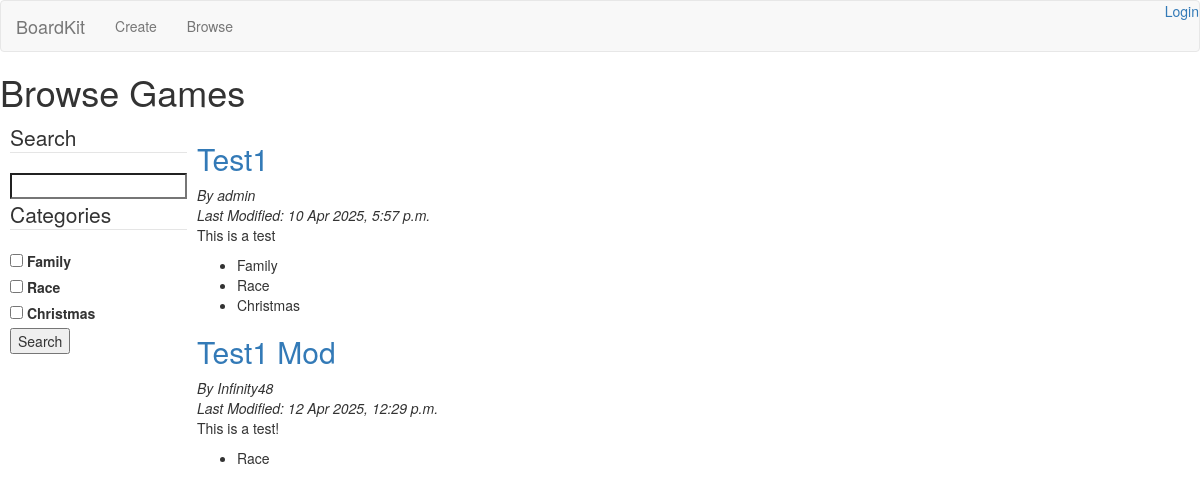
/browse/, run on an earlier commit of the app's database.
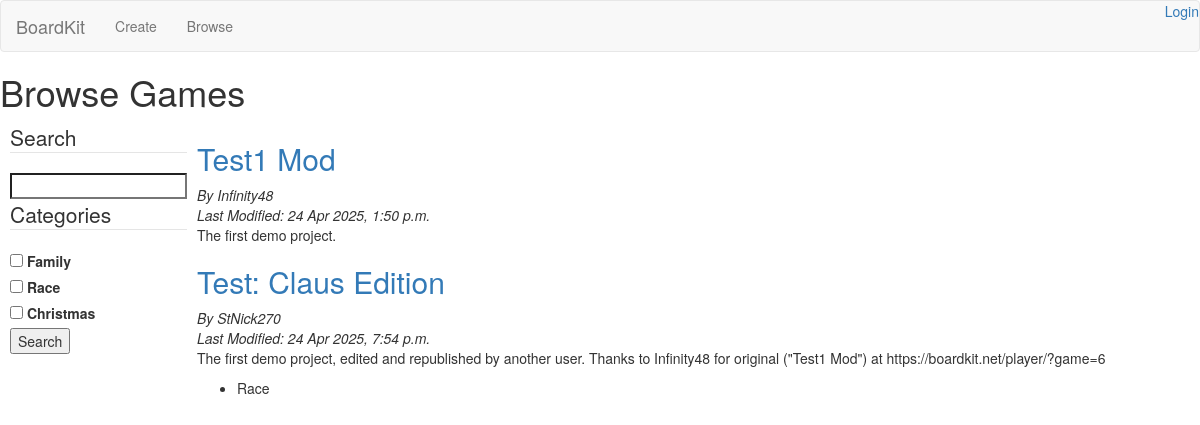
And on a later commit of the database.
### boardkitbackend/api/models.py (models this page shows)
class Category(models.Model):
    name = models.CharField(max_length=20)

class Game(models.Model):
    creator = models.ForeignKey(User,
                                related_name="games",
                                on_delete=models.CASCADE) # User's games should be deleted upon their account being
    name = models.CharField(max_length=50)
    description = models.CharField(max_length=500)
    creation_date = models.DateTimeField(auto_now_add=True, editable=False)
    modification_date = models.DateTimeField(auto_now=True)
    published = models.BooleanField(default=False)
    format_version = models.IntegerField(default=4)
    board = models.JSONField()
    rules = models.JSONField()
    players = models.JSONField()
    categories = models.ManyToManyField(Category, blank=True, related_name="games_in_category")

### frontend/views.py (the view)
# urls.py: path("browse/", views.BrowseView.as_view(), name="browse"),
class BrowseView(TemplateView):
    template_name = 'frontend/browse.html'
    extra_context = {'categories': Category.objects.all()}
    def get(self, request, *args, **kwargs):
        wanted_categories = request.GET.getlist('incat')
        if len(wanted_categories) > 0:
            games = Game.objects.filter(categories__in=wanted_categories, published=True).distinct()
        else:
            games = Game.objects.filter(published=True)
        return super().get(request, *args, **kwargs, selected_games=games,)

### frontend/templates/frontend/browse.html (shortened to what this page needs)
{% extends 'shared/base.html' %}
{% load static %}
{% block head %}
    {{ block.super }}
    <link rel="stylesheet" href="{% static '/frontend/browse.css' %}">
{% endblock %}
{% block body %}
    {{ block.super }}
    <h1>Browse Games</h1>
    <div class="searchLayout">
        <aside class="sidebar">
            <form>
                <fieldset>
                    <legend>Search</legend>
                    <input id="searchBox" type="search" name="search">
                </fieldset>
                <fieldset>
                    <legend>Categories</legend>
                    {% for category in categories %}
                        <label>
                            <input name="incat" type="checkbox" value="{{ category.id }}">
                            {{ category.name }}
                        </label>
                        <br>
                    {% endfor %}
                </fieldset>
                <input type="submit" value="Search">
            </form>
        </aside>
        <main>
            {% for game in selected_games %}
                <article>
                    <h2><a href="/player/?game={{ game.id }}">{{ game.name }}</a></h2>
                    <cite>By {{ game.creator.username }}<br>
                        Last Modified: <time datetime="{{ game.modification_date|date:'Y-m-d H:i\:s' }}">{{ game.modification_date }}</time>
                    </cite>
                    <p>{{ game.description }}</p>
                    <ul class="categoryList">
                        {% for category in game.categories.all %}
                            <li class="categoryLabel">{{ category.name }}</li>
                        {% endfor %}
                    </ul>
                </article>
            {% endfor %}
        </main>
    </div>
{% endblock %}

### templates/shared/base.html (shortened to what this page needs)
{% extends "shared/global_base.html" %}
{% block body %}
    <nav class="navbar navbar-default">
        <a class="navbar-brand" href="/">BoardKit</a>
        <ul class="nav navbar-nav">
            <li><a href="{% url 'frontend:editor' %}">Create</a></li>
            <li><a href="{% url 'frontend:browse' %}">Browse</a></li>
        </ul>
        {% if user.is_authenticated %}
            <form id="authstatus" method="post" action="{% url 'logout' %}">
                {{ user }}
                {% csrf_token %}
                <button type="submit">Log out</button>
            </form>
        {% else %}
            <a id="authstatus" href="/auth/login/">Login</a>
        {% endif %}
    </nav>
{% endblock %}

### templates/shared/global_base.html (shortened to what this page needs)
<!DOCTYPE html>
{% load static %}
<html>
    <head>
        {% block head %}
        <link rel="stylesheet" href="https://cdn.jsdelivr.net/npm/bootstrap@3.4.1/dist/css/bootstrap.min.css"
>
        <link rel="stylesheet" href="{% static '/frontend/base.css' %}">
        {% endblock %}
    </head>
    <body>
        {% block body %}{% endblock %}
    </body>
</html>

### frontend/static/frontend/base.css (style rules this page uses)
html, body { height: 100%; margin: 0; }
#authstatus { display: inline; float: right; }

### frontend/static/frontend/browse.css (style rules this page uses)
.searchLayout { display: flex; flex-direction: row; padding-left: 10px; }
.sidebar { padding-right: 10px; }

What changed in the data, as far as the page shows it:
no longer on this page (row edited): Game: name "Test1", creator.username "admin", modification_date "10 Apr 2025, 5:57 p.m.", description "This is a test", Category (name "Family"), Category (name "Race"), Category (name "Christmas")
changed Game "Test1 Mod": modification_date "12 Apr 2025, 12:29 p.m." → "24 Apr 2025, 1:50 p.m."; description "This is a test!" → "The first demo project."; loses Category (name "Race")
added Game: name "Test: Claus Edition", creator.username "StNick270", modification_date "24 Apr 2025, 7:54 p.m.", description "The first demo project, edited and republished by another user. Thanks to Infinity48 for original (\"Test1 Mod\") at https://boardkit.net/player/?game=6", Category (name "Race")
